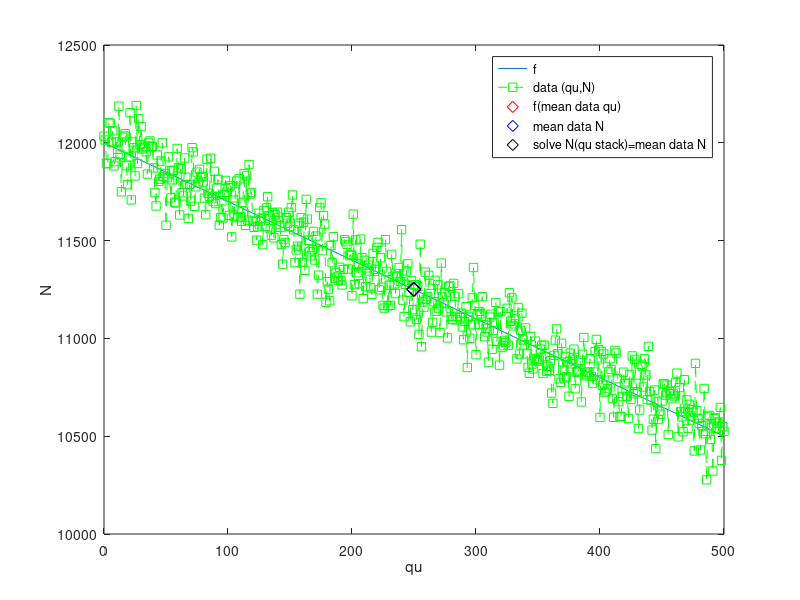

MATLAB code for this plot: (Note: this script raises an error after producing the figure.)
x = 0:1:500;
f = @(qu) -3*qu+12000;
y = f(x) + randn(1,numel(x)).*sqrt(f(x));
xmean = mean(x);
ymean = mean(y);
fmean  = f(mean(x));

% Solve
g = @(qu) f(qu) - ymean;
sol = fsolve(g,xmean);
disp(sol)

figure(1)
hf = plot(x,f(x));
hold on
hy=plot(x,y,'LineStyle','--','Marker','s','Color','Green');
hfmean = plot(xmean,fmean,'d','Color','red','MarkerSize',10);
hymean = plot(xmean,ymean,'d','Color','blue','MarkerSize',10);
hsol = plot(sol,ymean,'d','Color','black','MarkerSize',10);
hold off
xlabel('qu');
ylabel('N');
legend([hf hy hfmean hymean hsol],'f','data (qu,N)','f(mean data qu)','mean data N','solve N(qu stack)=mean data N');
PrettyFigureFormat;

